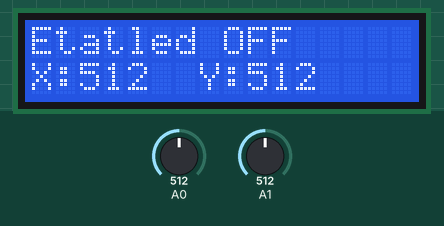
Recording of a sketch running on a simulated Arduino Uno, built with avr-gcc and run on an emulated ATmega328P. Parts: 16×2 character LCD. The test bench sets the inputs (shaded band); at power-on: A0 = 512, A1 = 512.

Above: at 1.2 s.
1.3 s: A0 set to 716
At 3.2 s:
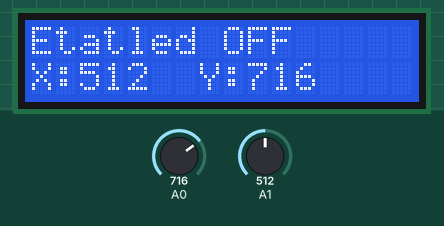
4.0 s: A1 set to 716
At 4.6 s:
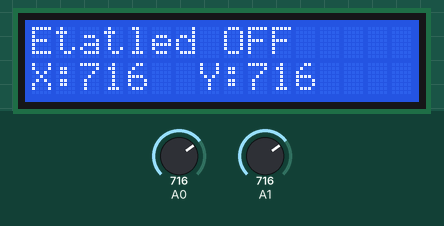
5.5 s: A0 set to 900
At 6.9 s:
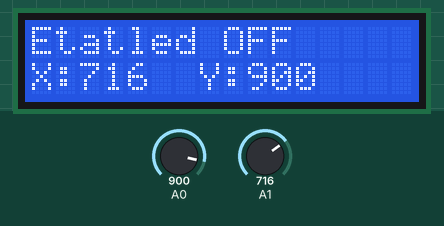
8.0 s: A1 set to 900
At 9.3 s:
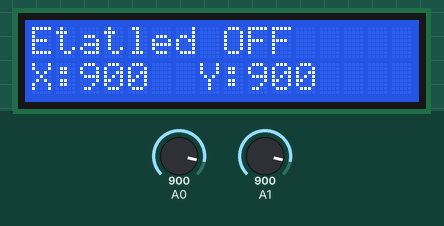
9.6 s: A0 set to 1023
At 11.7 s:
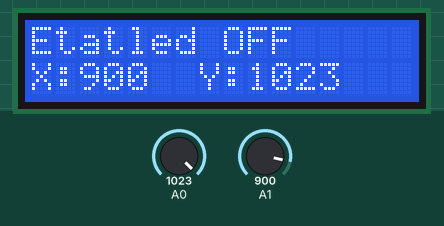
12.1 s: A1 set to 1023
At 13.2 s:
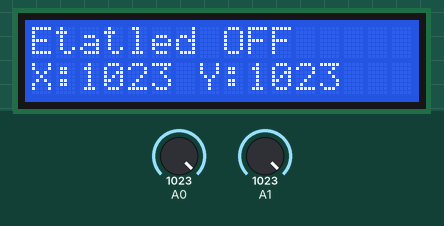
Timing chart, 0 to 14.6 s (numbered marks = the images above; inputs shaded):
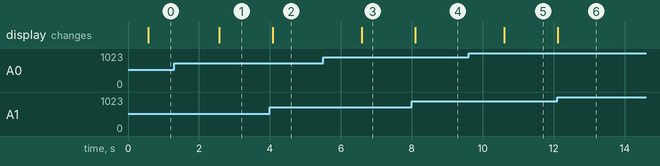

Measured:
- after the input at 1.3 s, the display: changes after 1.3 s (image 1)
- after the input at 4.0 s, the display: changes after 0.08 s (image 2)
- after the input at 5.5 s, the display: changes after 1.1 s (image 3)
- after the input at 8.0 s, the display: changes after 0.10 s (image 4)
- after the input at 9.6 s, the display: changes after 1.0 s (image 5)
- after the input at 12.1 s, the display: changes at once (image 6)

The sketch:

LcdAfficheur.ino
```cpp
#include <LiquidCrystal.h>
LiquidCrystal lcd(2, 3, 4, 5, 6, 7);

#define buttonBleu 3
#define Bleu 7
int axeX;
int axeY;
void setup() {

  pinMode(Bleu, OUTPUT);

  pinMode(buttonBleu, INPUT_PULLUP);


  lcd.begin(16, 2);
  lcd.clear();

}

void loop() {
  axeX=analogRead(A1);
  axeY=analogRead(A0);

  lcd.setCursor(0, 0) ;
  lcd.print("Etatled ") ;
  lcd.setCursor(0, 1) ;
  lcd.print("X:") ;
  lcd.setCursor(7, 1) ;
  lcd.print("Y:") ;

  if (digitalRead(buttonBleu) == LOW)
  {
    lcd.setCursor(7, 0) ;
    lcd.print(" ON ") ;
    digitalWrite(Bleu, HIGH);
  }
  else
  {
    lcd.setCursor(7, 0) ;
    lcd.print(" OFF") ;
    digitalWrite(Bleu, LOW);
  }
    lcd.setCursor(2, 1) ;
    lcd.print(axeX) ;
    delay(500);
    lcd.setCursor(9, 1) ;
    lcd.print(axeY) ;
        delay(500);


}
```
